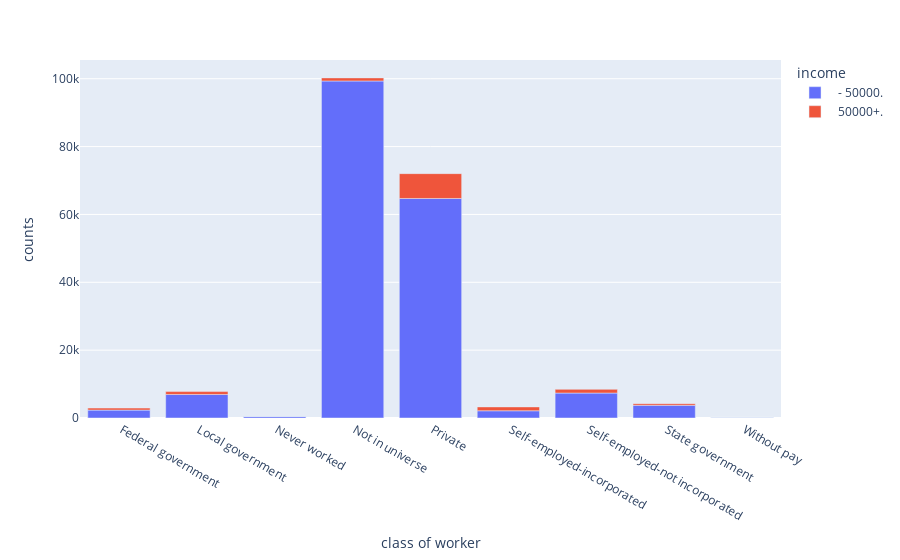

Write notebook code for a chart like this one.
### Code cell
fig = px.bar(df.groupby(['class of worker', 'income']).size().reset_index(name = 'counts'),
             x="class of worker", y="counts", color="income")
fig.show()

### Figure 1 — Plotly figure (JSON) as saved in the notebook; plotly's stock layout.template omitted (floating-point values rounded to 4 significant figures)
{"data": [{"alignmentgroup": "True", "hovertemplate": "income= - 50000.<br>class of worker=%{x}<br>counts=%{y}<extra></extra>", "legendgroup": " - 50000.", "marker": {"color": "#636efa", "pattern": {"shape": ""}}, "name": " - 50000.", "offsetgroup": " - 50000.", "orientation": "v", "showlegend": true, "textposition": "auto", "type": "bar", "x": [" Federal government", " Local government", " Never worked", " Not in universe", " Private", " Self-employed-incorporated", " Self-employed-not incorporated", " State government", " Without pay"], "xaxis": "x", "y": [2328, 6937, 437, 99341, 64706, 2131, 7355, 3742, 164], "yaxis": "y"}, {"alignmentgroup": "True", "hovertemplate": "income= 50000+.<br>class of worker=%{x}<br>counts=%{y}<extra></extra>", "legendgroup": " 50000+.", "marker": {"color": "#EF553B", "pattern": {"shape": ""}}, "name": " 50000+.", "offsetgroup": " 50000+.", "orientation": "v", "showlegend": true, "textposition": "auto", "type": "bar", "x": [" Federal government", " Local government", " Never worked", " Not in universe", " Private", " Self-employed-incorporated", " Self-employed-not incorporated", " State government", " Without pay"], "xaxis": "x", "y": [597, 847, 2, 904, 7322, 1134, 1090, 485, 1], "yaxis": "y"}], "layout": {"barmode": "relative", "legend": {"title": {"text": "income"}, "tracegroupgap": 0}, "margin": {"t": 60}, "xaxis": {"anchor": "y", "domain": [0, 1], "title": {"text": "class of worker"}}, "yaxis": {"anchor": "x", "domain": [0, 1], "title": {"text": "counts"}}}}
